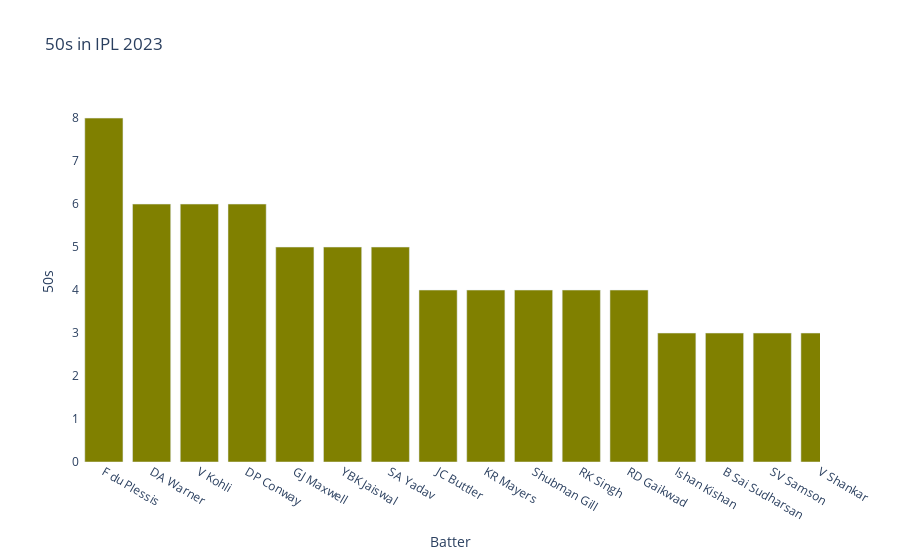

Notebook code for this chart:
### Code cell
data=batsman_stats.groupby('batter').sum(numeric_only=True).reset_index().sort_values(by='50s',ascending=False)
# data=data[data['runs.total']>2000]
data=data[data['50s']>0]
fig = go.Figure()
fig.add_trace(go.Bar(x=data['batter'], y=data['50s'], 
                     marker=dict(color='olive'), # specify the desired color here
                     hovertemplate='<b>%{x}<b>:%{y}<extra></extra>'))

# Customize the graph layout
fig.update_layout(
#     title='Most Runs in IPL History',
                  title='50s in IPL 2023',
                  xaxis_title='Batter',
                  yaxis_title='50s',                     
            plot_bgcolor='rgba(0, 0, 0, 0)',    
            paper_bgcolor='rgba(0, 0, 0, 0)',
xaxis=dict(
        type='category',
        dtick=1,
        tickmode='linear',
        tick0=0,
        tickvals=data['batter'][:10],
        range=[-0.5, 15])
)
# pyo.plot(fig, filename='most_runs.html')
pio.write_html(fig, file='template_2023/source/_50s.html', auto_open=True,full_html=False,include_plotlyjs='cdn')
# Show the graph
pyo.iplot(fig)

### Figure 1 — Plotly figure (JSON) as saved in the notebook; plotly's stock layout.template omitted (floating-point values rounded to 4 significant figures)
{"data": [{"hovertemplate": "<b>%{x}<b>:%{y}<extra></extra>", "marker": {"color": "olive"}, "type": "bar", "x": ["F du Plessis", "DA Warner", "V Kohli", "DP Conway", "GJ Maxwell", "YBK Jaiswal", "SA Yadav", "JC Buttler", "KR Mayers", "Shubman Gill", "RK Singh", "RD Gaikwad", "Ishan Kishan", "B Sai Sudharsan", "SV Samson", "V Shankar", "N Rana", "S Dhawan", "MP Stoinis", "S Dube", "Rahmanullah Gurbaz", "D Padikkal", "RG Sharma", "JJ Roy", "C Green", "HH Pandya", "H Klaasen", "Atharva Taide", "LS Livingstone", "WP Saha", "PD Salt", "N Pooran", "Abhishek Sharma", "AM Rahane", "VR Iyer", "KL Rahul", "N Wadhera", "RA Tripathi", "MK Pandey", "MR Marsh", "Rashid Khan", "MA Agarwal", "MK Lomror", "RR Rossouw", "P Simran Singh", "PBB Rajapaksa", "PN Mankad", "PP Shaw", "Q de Kock", "A Badoni", "Sikandar Raza", "AK Markram", "SM Curran", "Aman Hakim Khan", "Vivrant Sharma", "AR Patel", "Tilak Varma", "SO Hetmyer", "SN Thakur"], "y": [8, 6, 6, 6, 5, 5, 5, 4, 4, 4, 4, 4, 3, 3, 3, 3, 3, 3, 3, 3, 2, 2, 2, 2, 2, 2, 2, 2, 2, 2, 2, 2, 2, 2, 2, 2, 2, 1, 1, 1, 1, 1, 1, 1, 1, 1, 1, 1, 1, 1, 1, 1, 1, 1, 1, 1, 1, 1, 1]}], "layout": {"paper_bgcolor": "rgba(0, 0, 0, 0)", "plot_bgcolor": "rgba(0, 0, 0, 0)", "title": {"text": "50s in IPL 2023"}, "xaxis": {"dtick": 1, "range": [-0.5, 15], "tick0": 0, "tickmode": "linear", "tickvals": ["F du Plessis", "DA Warner", "V Kohli", "DP Conway", "GJ Maxwell", "YBK Jaiswal", "SA Yadav", "JC Buttler", "KR Mayers", "Shubman Gill"], "title": {"text": "Batter"}, "type": "category"}, "yaxis": {"title": {"text": "50s"}}}}
